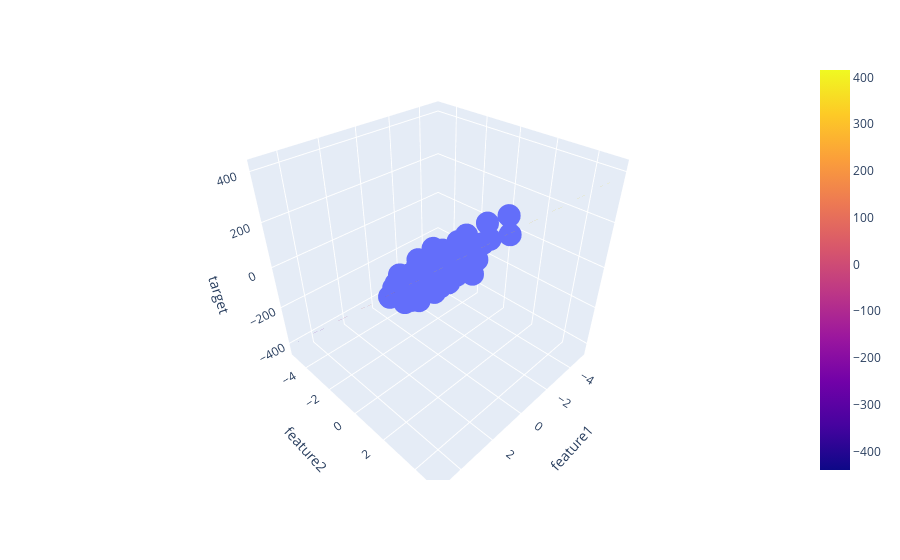

Source (notebook cell):
### Code cell
fig = px.scatter_3d(df,x='feature1',y='feature2',z='target')
fig.add_trace(go.Surface(x=x,y=y,z=z))
fig.show()
